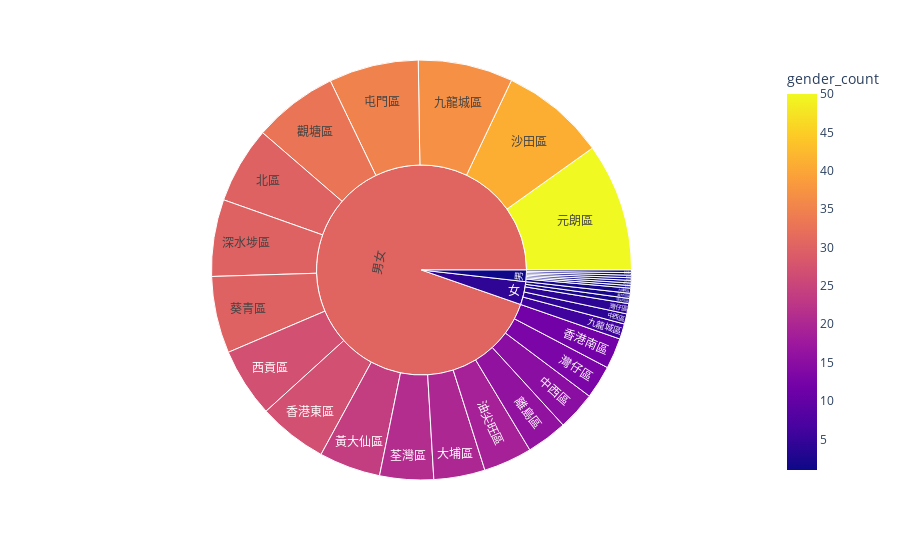

Notebook source saved alongside this figure:
### Code cell
district_and_student_gender = schools_datasets.groupby(['district','student_gender']).size().reset_index(name='gender_count')

fig = px.sunburst(district_and_student_gender, path=['student_gender','district'], values='gender_count',
                  color='gender_count')
fig.show()

### Figure 1 — Plotly figure (JSON) as saved in the notebook; plotly's stock layout.template omitted (floating-point values rounded to 4 significant figures)
{"data": [{"branchvalues": "total", "customdata": [[4], [1], [15], [6], [2], [37], [50], [30], [20], [35], [41], [2], [1], [19], [1], [30], [4], [1], [13], [21], [30], [27], [1], [33], [16], [1], [12], [1], [27], [2], [24], [4.222], [1.222], [30.4]], "domain": {"x": [0, 1], "y": [0, 1]}, "hovertemplate": "labels=%{label}<br>gender_count_sum=%{value}<br>parent=%{parent}<br>id=%{id}<br>gender_count=%{color}<extra></extra>", "ids": ["女/中西區", "男/中西區", "男女/中西區", "女/九龍城區", "男/九龍城區", "男女/九龍城區", "男女/元朗區", "男女/北區", "男女/大埔區", "男女/屯門區", "男女/沙田區", "女/油尖旺區", "男/油尖旺區", "男女/油尖旺區", "男/深水埗區", "男女/深水埗區", "女/灣仔區", "男/灣仔區", "男女/灣仔區", "男女/荃灣區", "男女/葵青區", "男女/西貢區", "男/觀塘區", "男女/觀塘區", "男女/離島區", "男/香港南區", "男女/香港南區", "男/香港東區", "男女/香港東區", "女/黃大仙區", "男女/黃大仙區", "女", "男", "男女"], "labels": ["中西區", "中西區", "中西區", "九龍城區", "九龍城區", "九龍城區", "元朗區", "北區", "大埔區", "屯門區", "沙田區", "油尖旺區", "油尖旺區", "油尖旺區", "深水埗區", "深水埗區", "灣仔區", "灣仔區", "灣仔區", "荃灣區", "葵青區", "西貢區", "觀塘區", "觀塘區", "離島區", "香港南區", "香港南區", "香港東區", "香港東區", "黃大仙區", "黃大仙區", "女", "男", "男女"], "marker": {"coloraxis": "coloraxis", "colors": [4, 1, 15, 6, 2, 37, 50, 30, 20, 35, 41, 2, 1, 19, 1, 30, 4, 1, 13, 21, 30, 27, 1, 33, 16, 1, 12, 1, 27, 2, 24, 4.222, 1.222, 30.4]}, "name": "", "parents": ["女", "男", "男女", "女", "男", "男女", "男女", "男女", "男女", "男女", "男女", "女", "男", "男女", "男", "男女", "女", "男", "男女", "男女", "男女", "男女", "男", "男女", "男女", "男", "男女", "男", "男女", "女", "男女", "", "", ""], "type": "sunburst", "values": [4, 1, 15, 6, 2, 37, 50, 30, 20, 35, 41, 2, 1, 19, 1, 30, 4, 1, 13, 21, 30, 27, 1, 33, 16, 1, 12, 1, 27, 2, 24, 18, 9, 480]}], "layout": {"coloraxis": {"colorbar": {"title": {"text": "gender_count"}}, "colorscale": [[0, "#0d0887"], [0.1111, "#46039f"], [0.2222, "#7201a8"], [0.3333, "#9c179e"], [0.4444, "#bd3786"], [0.5556, "#d8576b"], [0.6667, "#ed7953"], [0.7778, "#fb9f3a"], [0.8889, "#fdca26"], [1, "#f0f921"]]}, "legend": {"tracegroupgap": 0}, "margin": {"t": 60}}}
